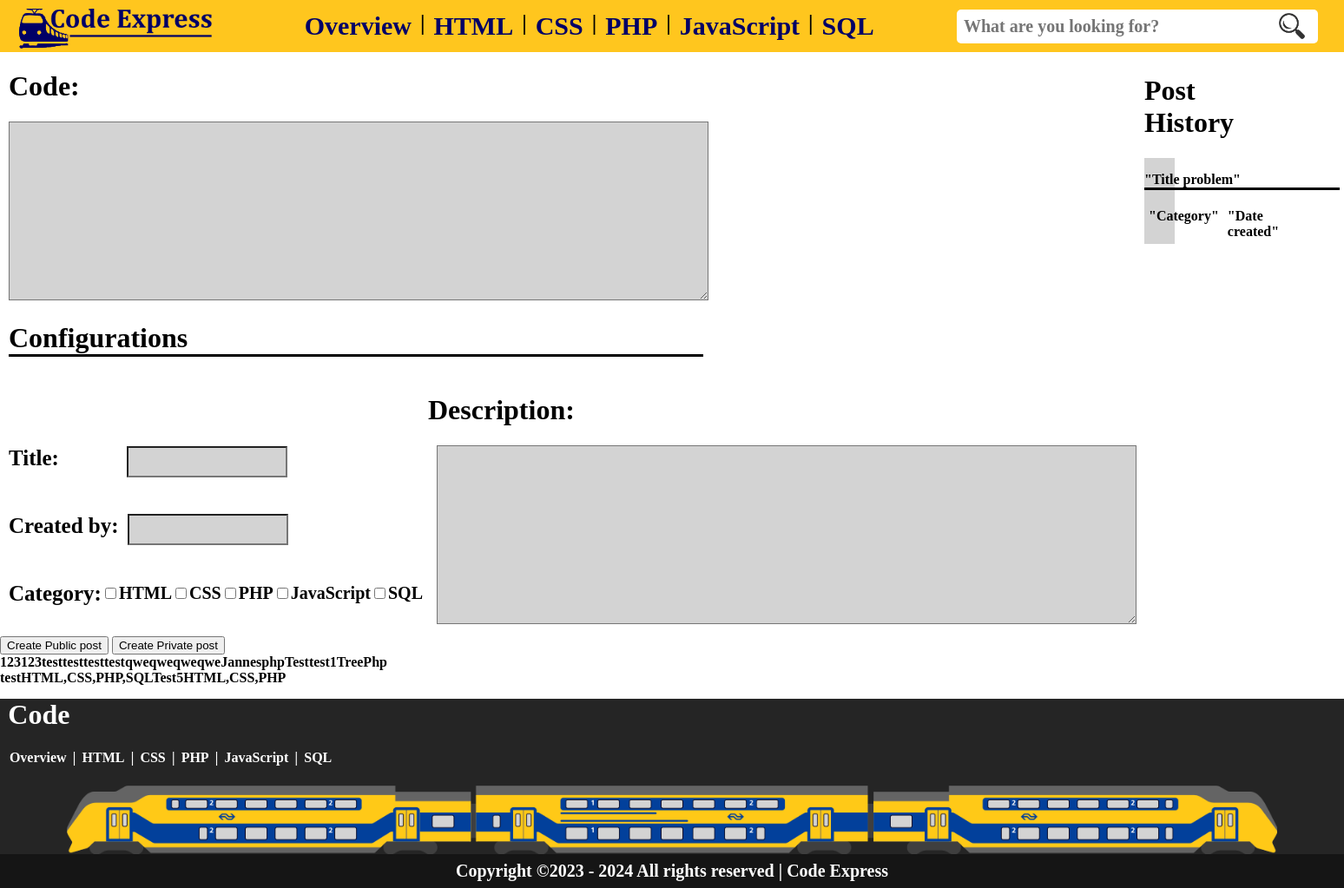
/page/index.php, run on the app's committed database.
### tables this page shows
CREATE TABLE `configuration` (
  `id` int(11) NOT NULL,
  `code` varchar(255) DEFAULT NULL,
  `title` varchar(255) DEFAULT NULL,
  `category` varchar(255) DEFAULT NULL,
  `date` date DEFAULT NULL,
  `description` text DEFAULT NULL,
  `creator` varchar(255) DEFAULT NULL
);

### page/index.php (the view, shortened to what this page needs)
<?php
include "../include/insert-post.php";
?>
<!DOCTYPE html>
<html>
<head>
</head>
<body>
    <?php include "../include/navbar.php" ?>
    <div class="grid-container">
        <div class="item1">
            <form method="post" action="../page/index.php">
                <h1 class="config-code">Code:</h1>
                <textarea cols="80" rows="10" id="code" type="text" name="code" required></textarea>
                <h1 class="config">Configurations</h1>
        </div>
        <div class="item2">
            <div class="configurations">
                <p class="config-title">Title:</p>
                <input type="text" id="title" name="title" required>
            </div>
            <div class="configurations">
                <p class="config-created">Created by:</p>
                <input type="text" id="created" name="creator">
            </div>
            <div class="category" required>
                <p class="config-category">Category:</p>
                <div id="checkboxes">
                    <input type="checkbox" id="checkbox-codes" name="category[]" value="HTML">
                    <label for="HTML">HTML</label><br>
                    <input type="checkbox" id="checkbox-codes" name="category[]" value="CSS">
                    <label for="CSS">CSS</label><br>
                    <input type="checkbox" id="checkbox-codes" name="category[]" value="PHP">
                    <label for="PHP">PHP</label><br>
                    <input type="checkbox" id="checkbox-codes" name="category[]" value="JavaScript">
                    <label for="JavaScript">JavaScript</label><br>
                    <input type="checkbox" id="checkbox-codes" name="category[]" value="SQL">
                    <label for="SQL">SQL</label><br>
                </div>
            </div>
        </div>
        <div class="item3">
            <h1 class="config-desc">Description:</h1>
            <textarea cols="80" rows="10" id="code" type="text" name="description" required>
</textarea>
        </div>
        <div class="item4">
            <div class="right-container">
                <h1>Post History</h1>
                <div class="right-container-content">
                    <p class="line">"Title problem"</p>
                    <div class="flex-direction-row">
                        <p class="margin">"Category"</p>
                        <p class="margin">"Date created"</p>
                    </div>
                </div>
            </div>
        </div>
        <div class="item5">
        <div><input type="submit" id="submit" href="code.php" value="Create Public post"> <input type="submit" id="submit" value="Create Private post"></div>
        </div>
        <tbody>
            <div class="item6">
            <?php
            $sql = "SELECT * FROM configuration";
            $result = $pdo->query($sql);
            if ($result->rowCount() > 0) {
                while ($row = $result->fetch()) {
                    echo "<tr>";
                    echo "<td>" . $row["title"] . "</td>";
                    echo "<td>" . $row["category"] . "</td>";
                    echo "</tr>";
                }
            } else {
                echo "<tr><td colspan='2'>No results found</td></tr>";
            }
            ?>
            </div>
        </tbody>
        <div class="item7">
            <?php include "../include/footer.php" ?>
        </div>
</body>
</html>

### style.css (style rules this page uses)
body { margin: auto; min-height: 100vh; background-color: #ffffff; overflow-x: hidden; font-family: Cambria; font-weight: bold; }
.item1 { grid-area: header; }
.item2 { grid-area: main; }
.item3 { grid-area: right; }
.item4 { grid-area: history; }
.item5 { grid-area: button; }
.item6 { grid-area: database; }
.item7 { grid-area: footer; }
.grid-container { display: grid; grid-template-areas: 'header header header header header history' '. . . right right history' 'main main main right right history' 'button button . . . history' 'database . . . . history' 'footer footer footer footer footer footer'; }
.item2 { margin-top: 56px; }
.config-code { margin-left: 10px; }
#code { max-width: 800px; min-width: 800px; width: 800px; margin-left: 10px; background-color: lightgray; text-align: left; text-align: start; text-align: inherit; height: 200px; }
.config { margin-left: 10px; border-bottom: 3px solid black; width: 800px; display: inline-block; }
.config-title { font-size: 25px; margin-left: 10px; }
#title { max-width: 200px; max-height: 30px; margin-top: 25px; margin-left: 78px; background-color: lightgray; text-align: left; text-align: start; text-align: inherit; }
.config-created { font-size: 25px; margin-left: 10px; }
#created { max-width: 200px; max-height: 30px; margin-top: 25px; margin-left: 10px; background-color: lightgray; text-align: left; text-align: start; text-align: inherit; }
.config-category { font-size: 25px; margin-left: 10px; }
.configurations { display: flex; flex-direction: row; }
.category { display: flex; flex-direction: row; align-items: center; margin-bottom: 10px; }
#checkboxes { display: flex; flex-direction: row; align-items: center; font-size: 20px; }
.right-container { display: flex; justify-content: right; flex-direction: column; width: 15%; margin: 5px; }
.right-container-content { background-color: lightgrey; }
.flex-direction-row { display: flex; flex-direction: row; }
.margin { margin: 5px; }
.line { border-bottom: 3px solid black; width: 225px; display: inline-block; }

### data on the page
configuration: title "123", category "123"
configuration: title "test", category "test"
configuration: title "test", category "test"
configuration: title "qwe", category "qwe"
configuration: title "qwe", category "qwe"
configuration: title "Jannes", category "php"
configuration: title "Test", category "test1"
configuration: title "Tree"
configuration: title "Php test", category "HTML,CSS,PHP,SQL"
configuration: title "Test5", category "HTML,CSS,PHP"
